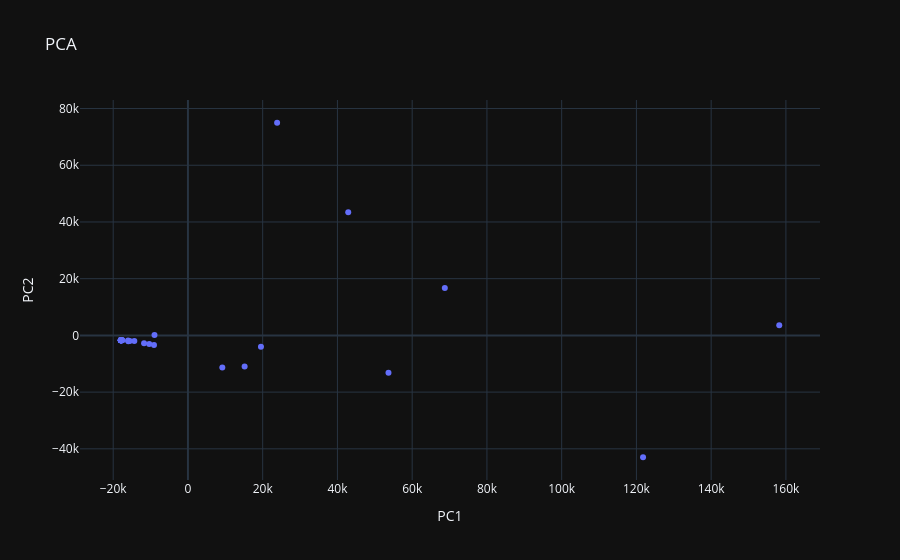

Here is the notebook cell this chart was saved with:
### Markdown cell above
Compare Parties:
- Transpose the city-wide data so that each row represents a party, and each column represents a city.
- Remove data for cities with fewer than 1000 total votes.
- Create a scatter plot of the reduced data (for num_components = 2) to visualize dimensionality reduction.
- Estimate the number of clusters visually.

### Code cell
aggregated_df = df_from_file.groupby("city_name").sum().drop(columns=["ballot_code"], errors='ignore')

transposed_df = aggregated_df.T

filtered_transposed = remove_sparse_columns(transposed_df, threshold=1000)

pca_df = dimensionality_reduction(filtered_transposed, 2, []).reset_index().rename(columns={'index': 'party'})

fig = px.scatter(
    pca_df,
    x=pca_df.columns[1],
    y=pca_df.columns[2],
    title='PCA',
    labels={'x': 'X - PC1', 'y': 'Y - PC2'},
    hover_data={"PC1": False, "PC2": False, 'party': True}
)
fig.show()

### Figure 1 — Plotly figure (JSON) as saved in the notebook; plotly's stock layout.template omitted (floating-point values rounded to 4 significant figures)
{"data": [{"customdata": [["party_avoda"], ["party_shahar_kalkali_hadash"], ["party_bayit_yehudi"], ["party_agudat_israel"], ["party_daled"], ["party_vavmem"], ["party_shahar_koach_hevrati"], ["party_kama"], ["party_koach_lehashpia"], ["party_tzomet"], ["party_tet"], ["party_israel_hofshit_demokratit"], ["party_hakalkalit_hahadasha"], ["party_ichud_bnei_habrit"], ["party_tzav_hashaa"], ["party_hagush_hatana'chi"], ["party_kahol_lavan"], ["party_ani_veata"], ["party_israel_beitenu"], ["party_likud"], ["party_meretz"], ["party_kavod_haadam"], ["party_nativ"], ["party_shma"], ["party_haatzmaim_hachadashim"], ["party_yesh_kivun"], ["party_anachnu"], ["party_raam"], ["party_yesh_atid"], ["party_pesofit"], ["party_tze'irim_bo'arim"], ["party_manhigut_hevratit"], ["party_kol_hasviva_vehachai"], ["party_halev_hayehudi"], ["party_seder_chadash"], ["party_kol"], ["party_beometz_bishvilech"], ["party_kavod_umasoret"], ["party_shas"], ["party_daat_tov_vera"]], "hovertemplate": "party=%{customdata[0]}<extra></extra>", "legendgroup": "", "marker": {"color": "#636efa", "symbol": "circle"}, "mode": "markers", "name": "", "orientation": "v", "showlegend": false, "x": [15170.0, -14340.0, -8951.0, 23860.0, -10360.0, -9087.0, -17950.0, -17980.0, -17980.0, -17960.0, 68730.0, -17830.0, -15580.0, -17970.0, -17970.0, -17950.0, 53660.0, -17850.0, 19540.0, 158200.0, 9201.0, -17940.0, -17800.0, -17970.0, -17860.0, -17740.0, -17950.0, -11740.0, 121800.0, -17550.0, -16020.0, -17910.0, -17690.0, -17940.0, -17840.0, -17820.0, -15950.0, -17860.0, 42890.0, -17710.0], "xaxis": "x", "y": [-10930.0, -2003.0, 109.5, 74990.0, -3047.0, -3383.0, -1711.0, -1705.0, -1709.0, -1714.0, 16680.0, -1732.0, -1951.0, -1710.0, -1714.0, -1687.0, -13180.0, -1717.0, -3980.0, 3601.0, -11350.0, -1712.0, -1729.0, -1706.0, -1715.0, -1718.0, -1707.0, -2787.0, -42970.0, -1731.0, -1767.0, -1720.0, -1713.0, -1702.0, -1720.0, -1716.0, -2087.0, -1701.0, 43450.0, -1705.0], "yaxis": "y", "type": "scatter"}], "layout": {"xaxis": {"anchor": "y", "domain": [0.0, 1.0], "title": {"text": "PC1"}}, "yaxis": {"anchor": "x", "domain": [0.0, 1.0], "title": {"text": "PC2"}}, "legend": {"tracegroupgap": 0}, "title": {"text": "PCA"}}}
